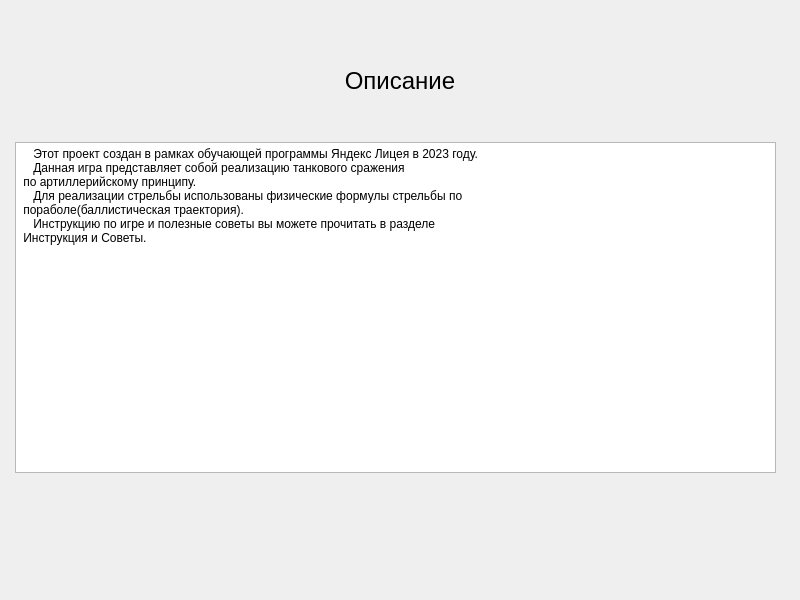
<?xml version="1.0" encoding="UTF-8"?>
<ui version="4.0">
 <class>MainWindow</class>
 <widget class="QMainWindow" name="MainWindow">
  <property name="geometry">
   <rect>
    <x>0</x>
    <y>0</y>
    <width>800</width>
    <height>600</height>
   </rect>
  </property>
  <property name="windowTitle">
   <string>MainWindow</string>
  </property>
  <property name="styleSheet">
   <string notr="true">/*
 * The MIT License (MIT)
 *
 * Copyright (c) &lt;2013-2014&gt; &lt;Colin Duquesnoy&gt;
 *
 * Permission is hereby granted, free of charge, to any person obtaining a copy
 * of this software and associated documentation files (the &quot;Software&quot;), to deal
 * in the Software without restriction, including without limitation the rights
 * to use, copy, modify, merge, publish, distribute, sublicense, and/or sell
 * copies of the Software, and to permit persons to whom the Software is
 * furnished to do so, subject to the following conditions:

 * The above copyright notice and this permission notice shall be included in
 * all copies or substantial portions of the Software.

 * THE SOFTWARE IS PROVIDED &quot;AS IS&quot;, WITHOUT WARRANTY OF ANY KIND, EXPRESS OR
 * IMPLIED, INCLUDING BUT NOT LIMITED TO THE WARRANTIES OF MERCHANTABILITY,
 * FITNESS FOR A PARTICULAR PURPOSE AND NONINFRINGEMENT. IN NO EVENT SHALL THE
 * AUTHORS OR COPYRIGHT HOLDERS BE LIABLE FOR ANY CLAIM, DAMAGES OR OTHER
 * LIABILITY, WHETHER IN AN ACTION OF CONTRACT, TORT OR OTHERWISE, ARISING FROM,
 * OUT OF OR IN CONNECTION WITH THE SOFTWARE OR THE USE OR OTHER DEALINGS IN
 * THE SOFTWARE.
 */
QToolTip
{
    border: 1px solid #76797C;
    background-color: rgb(90, 102, 117);;
    color: white;
    padding: 5px;
    opacity: 200;
}

QWidget
{
    color: #eff0f1;
    background-color: #FFFFFF;
    selection-background-color:#3daee9;
    selection-color: #eff0f1;
    background-clip: border;
    border-image: none;
    border: 0px transparent black;
    outline: 0;
}

QWidget:item:hover
{
    background-color: #3daee9;
    color: #eff0f1;
}

QWidget:item:selected
{
    background-color: #3daee9;
}

QCheckBox
{
    spacing: 5px;
    outline: none;
    color: #eff0f1;
    margin-bottom: 2px;
}

QCheckBox:disabled
{
    color: #76797C;
}

QCheckBox::indicator,
QGroupBox::indicator
{
    width: 18px;
    height: 18px;
}
QGroupBox::indicator
{
    margin-left: 2px;
}

QCheckBox::indicator:unchecked
{
    image: url(:/qss_icons/Dark_rc/checkbox_unchecked.png);
}

QCheckBox::indicator:unchecked:hover,
QCheckBox::indicator:unchecked:focus,
QCheckBox::indicator:unchecked:pressed,
QGroupBox::indicator:unchecked:hover,
QGroupBox::indicator:unchecked:focus,
QGroupBox::indicator:unchecked:pressed
{
  border: none;
    image: url(:/qss_icons/Dark_rc/checkbox_unchecked_focus.png);
}

QCheckBox::indicator:checked
{
    image: url(:/qss_icons/Dark_rc/checkbox_checked.png);
}

QCheckBox::indicator:checked:hover,
QCheckBox::indicator:checked:focus,
QCheckBox::indicator:checked:pressed,
QGroupBox::indicator:checked:hover,
QGroupBox::indicator:checked:focus,
QGroupBox::indicator:checked:pressed
{
  border: none;
    image: url(:/qss_icons/Dark_rc/checkbox_checked_focus.png);
}


QCheckBox::indicator:indeterminate
{
    image: url(:/qss_icons/Dark_rc/checkbox_indeterminate.png);
}

QCheckBox::indicator:indeterminate:focus,
QCheckBox::indicator:indeterminate:hover,
QCheckBox::indicator:indeterminate:pressed
{
    image: url(:/qss_icons/Dark_rc/checkbox_indeterminate_focus.png);
}

QCheckBox::indicator:checked:disabled,
QGroupBox::indicator:checked:disabled
{
    image: url(:/qss_icons/Dark_rc/checkbox_checked_disabled.png);
}

QCheckBox::indicator:unchecked:disabled,
QGroupBox::indicator:unchecked:disabled
{
    image: url(:/qss_icons/Dark_rc/checkbox_unchecked_disabled.png);
}

QRadioButton
{
    spacing: 5px;
    outline: none;
    color: #eff0f1;
    margin-bottom: 2px;
}

QRadioButton:disabled
{
    color: #76797C;
}
QRadioButton::indicator
{
    width: 21px;
    height: 21px;
}

QRadioButton::indicator:unchecked
{
    image: url(:/qss_icons/Dark_rc/radio_unchecked.png);
}


QRadioButton::indicator:unchecked:hover,
QRadioButton::indicator:unchecked:focus,
QRadioButton::indicator:unchecked:pressed
{
    border: none;
    outline: none;
    image: url(:/qss_icons/Dark_rc/radio_unchecked_focus.png);
}

QRadioButton::indicator:checked
{
    border: none;
    outline: none;
    image: url(:/qss_icons/Dark_rc/radio_checked.png);
}

QRadioButton::indicator:checked:hover,
QRadioButton::indicator:checked:focus,
QRadioButton::indicator:checked:pressed
{
    border: none;
    outline: none;
    image: url(:/qss_icons/Dark_rc/radio_checked_focus.png);
}

QRadioButton::indicator:checked:disabled
{
    outline: none;
    image: url(:/qss_icons/Dark_rc/radio_checked_disabled.png);
}

QRadioButton::indicator:unchecked:disabled
{
    image: url(:/qss_icons/Dark_rc/radio_unchecked_disabled.png);
}


QMenuBar
{
    background-color: #31363b;
    color: #eff0f1;
}

QMenuBar::item
{
    background: transparent;
}

QMenuBar::item:selected
{
    background: transparent;
    border: 1px solid #76797C;
}

QMenuBar::item:pressed
{
    border: 1px solid #76797C;
    background-color: #3daee9;
    color: #eff0f1;
    margin-bottom:-1px;
    padding-bottom:1px;
}

QMenu
{
    border: 1px solid #76797C;
    color: #eff0f1;
    margin: 2px;
}

QMenu::icon
{
    margin: 5px;
}

QMenu::item
{
    padding: 5px 30px 5px 30px;
    margin-left: 5px;
    border: 1px solid transparent; /* reserve space for selection border */
}

QMenu::item:selected
{
    color: #eff0f1;
}

QMenu::separator {
    height: 2px;
    background: lightblue;
    margin-left: 10px;
    margin-right: 5px;
}

QMenu::indicator {
    width: 18px;
    height: 18px;
}

/* non-exclusive indicator = check box style indicator
   (see QActionGroup::setExclusive) */
QMenu::indicator:non-exclusive:unchecked {
    image: url(:/qss_icons/Dark_rc/checkbox_unchecked.png);
}

QMenu::indicator:non-exclusive:unchecked:selected {
    image: url(:/qss_icons/Dark_rc/checkbox_unchecked_disabled.png);
}

QMenu::indicator:non-exclusive:checked {
    image: url(:/qss_icons/Dark_rc/checkbox_checked.png);
}

QMenu::indicator:non-exclusive:checked:selected {
    image: url(:/qss_icons/Dark_rc/checkbox_checked_disabled.png);
}

/* exclusive indicator = radio button style indicator (see QActionGroup::setExclusive) */
QMenu::indicator:exclusive:unchecked {
    image: url(:/qss_icons/Dark_rc/radio_unchecked.png);
}

QMenu::indicator:exclusive:unchecked:selected {
    image: url(:/qss_icons/Dark_rc/radio_unchecked_disabled.png);
}

QMenu::indicator:exclusive:checked {
    image: url(:/qss_icons/Dark_rc/radio_checked.png);
}

QMenu::indicator:exclusive:checked:selected {
    image: url(:/qss_icons/Dark_rc/radio_checked_disabled.png);
}

QMenu::right-arrow {
    margin: 5px;
    image: url(:/qss_icons/Dark_rc/right_arrow.png)
}


QWidget:disabled
{
    color: #454545;
    background-color: #31363b;
}

QAbstractItemView
{
    alternate-background-color: #31363b;
    color: #eff0f1;
    border: 1px solid 3A3939;
    border-radius: 2px;
}

QWidget:focus, QMenuBar:focus
{
    border: 1px solid #3daee9;
}
QWidget
{
	background-color: rgb(96, 106, 116);
}

QTabWidget:focus, QCheckBox:focus, QRadioButton:focus, QSlider:focus
{
    border: none;
}

QLineEdit
{
    background-color: #232629;
    padding: 5px;
    border-style: solid;
    border: 1px solid #76797C;
    border-radius: 2px;
    color: #eff0f1;
}

QGroupBox {
    border:1px solid #76797C;
    border-radius: 2px;
    margin-top: 20px;
}

QGroupBox::title {
    subcontrol-origin: margin;
    subcontrol-position: top center;
    padding-left: 10px;
    padding-right: 10px;
    padding-top: 10px;
}

QAbstractScrollArea
{
    border-radius: 2px;
    border: 1px solid #76797C;
    background-color: transparent;
}

QScrollBar:horizontal
{
    height: 15px;
    margin: 3px 15px 3px 15px;
    border: 1px transparent #2A2929;
    border-radius: 4px;
    background-color: #2A2929;
}

QScrollBar::handle:horizontal
{
    background-color: #605F5F;
    min-width: 5px;
    border-radius: 4px;
}

QScrollBar::add-line:horizontal
{
    margin: 0px 3px 0px 3px;
    border-image: url(:/qss_icons/Dark_rc/right_arrow_disabled.png);
    width: 10px;
    height: 10px;
    subcontrol-position: right;
    subcontrol-origin: margin;
}

QScrollBar::sub-line:horizontal
{
    margin: 0px 3px 0px 3px;
    border-image: url(:/qss_icons/Dark_rc/left_arrow_disabled.png);
    height: 10px;
    width: 10px;
    subcontrol-position: left;
    subcontrol-origin: margin;
}

QScrollBar::add-line:horizontal:hover,QScrollBar::add-line:horizontal:on
{
    border-image: url(:/qss_icons/Dark_rc/right_arrow.png);
    height: 10px;
    width: 10px;
    subcontrol-position: right;
    subcontrol-origin: margin;
}


QScrollBar::sub-line:horizontal:hover, QScrollBar::sub-line:horizontal:on
{
    border-image: url(:/qss_icons/Dark_rc/left_arrow.png);
    height: 10px;
    width: 10px;
    subcontrol-position: left;
    subcontrol-origin: margin;
}

QScrollBar::up-arrow:horizontal, QScrollBar::down-arrow:horizontal
{
    background: none;
}


QScrollBar::add-page:horizontal, QScrollBar::sub-page:horizontal
{
    background: none;
}

QScrollBar:vertical
{
    background-color: #2A2929;
    width: 15px;
    margin: 15px 3px 15px 3px;
    border: 1px transparent #2A2929;
    border-radius: 4px;
}

QScrollBar::handle:vertical
{
    background-color: #605F5F;
    min-height: 5px;
    border-radius: 4px;
}

QScrollBar::sub-line:vertical
{
    margin: 3px 0px 3px 0px;
    border-image: url(:/qss_icons/Dark_rc/up_arrow_disabled.png);
    height: 10px;
    width: 10px;
    subcontrol-position: top;
    subcontrol-origin: margin;
}

QScrollBar::add-line:vertical
{
    margin: 3px 0px 3px 0px;
    border-image: url(:/qss_icons/Dark_rc/down_arrow_disabled.png);
    height: 10px;
    width: 10px;
    subcontrol-position: bottom;
    subcontrol-origin: margin;
}

QScrollBar::sub-line:vertical:hover,QScrollBar::sub-line:vertical:on
{

    border-image: url(:/qss_icons/Dark_rc/up_arrow.png);
    height: 10px;
    width: 10px;
    subcontrol-position: top;
    subcontrol-origin: margin;
}


QScrollBar::add-line:vertical:hover, QScrollBar::add-line:vertical:on
{
    border-image: url(:/qss_icons/Dark_rc/down_arrow.png);
    height: 10px;
    width: 10px;
    subcontrol-position: bottom;
    subcontrol-origin: margin;
}

QScrollBar::up-arrow:vertical, QScrollBar::down-arrow:vertical
{
    background: none;
}


QScrollBar::add-page:vertical, QScrollBar::sub-page:vertical
{
    background: none;
}

QTextEdit
{
    background-color: #232629;
    color: #eff0f1;
    border: 1px solid #76797C;
}

QPlainTextEdit
{
    background-color: #232629;;
    color: #eff0f1;
    border-radius: 2px;
    border: 1px solid #76797C;
}

QHeaderView::section
{
    background-color: #76797C;
    color: #eff0f1;
    padding: 5px;
    border: 1px solid #76797C;
}

QSizeGrip {
    image: url(:/qss_icons/Dark_rc/sizegrip.png);
    width: 12px;
    height: 12px;
}


QMainWindow::separator
{
    background-color: #31363b;
    color: white;
    padding-left: 4px;
    spacing: 2px;
    border: 1px dashed #76797C;
}

QMainWindow::separator:hover
{

    background-color: #white;
    color: white;
    padding-left: 4px;
    border: 1px solid #76797C;
    spacing: 2px;
}


QMenu::separator
{
    height: 1px;
    background-color: #76797C;
    color: white;
    padding-left: 4px;
    margin-left: 10px;
    margin-right: 5px;
}


QFrame
{
    border-radius: 2px;
    border: 1px solid #76797C;
}

QFrame[frameShape=&quot;0&quot;]
{
    border-radius: 2px;
    border: 1px transparent #76797C;
}

QStackedWidget
{
    border: 1px transparent black;
}

QToolBar {
    border: 1px transparent #393838;
    background: 1px solid #31363b;
    font-weight: bold;
}

QToolBar::handle:horizontal {
    image: url(:/qss_icons/Dark_rc/Hmovetoolbar.png);
}
QToolBar::handle:vertical {
    image: url(:/qss_icons/Dark_rc/Vmovetoolbar.png);
}
QToolBar::separator:horizontal {
    image: url(:/qss_icons/Dark_rc/Hsepartoolbar.png);
}
QToolBar::separator:vertical {
    image: url(:/qss_icons/Dark_rc/Vsepartoolbar.png);
}
QToolButton#qt_toolbar_ext_button {
    background: #58595a
}

QPushButton
{
    color: #eff0f1;
    background-color: #31363b;
    border-width: 1px;
    border-color: #76797C;
    border-style: solid;
    padding: 5px;
    border-radius: 2px;
    outline: none;
}

QPushButton:disabled
{
    background-color: #31363b;
    border-width: 1px;
    border-color: #454545;
    border-style: solid;
    padding-top: 5px;
    padding-bottom: 5px;
    padding-left: 10px;
    padding-right: 10px;
    border-radius: 2px;
    color: #454545;
}


QPushButton:pressed
{
    background-color: #3daee9;
    padding-top: -15px;
    padding-bottom: -17px;
}
QComboBox
{
    selection-background-color: #3daee9;
    border-style: solid;
    border: 1px solid #76797C;
    border-radius: 2px;
    padding: 5px;
    min-width: 75px;
}

QPushButton:checked{
    background-color: #76797C;
    border-color: #6A6969;
}

QComboBox:hover,QPushButton:hover,QAbstractSpinBox:hover,QLineEdit:hover,QTextEdit:hover,QPlainTextEdit:hover,QAbstractView:hover,QTreeView:hover
{
    border: 1px solid #3daee9;
    color: #eff0f1;
}

QComboBox:on
{
    padding-top: 3px;
    padding-left: 4px;
    selection-background-color: #4a4a4a;
}

QComboBox QAbstractItemView
{
    background-color: #232629;
    border-radius: 2px;
    border: 1px solid #76797C;
    selection-background-color: #3daee9;
}

QComboBox::drop-down
{
    subcontrol-origin: padding;
    subcontrol-position: top right;
    width: 15px;

    border-left-width: 0px;
    border-left-color: darkgray;
    border-left-style: solid;
    border-top-right-radius: 3px;
    border-bottom-right-radius: 3px;
}

QComboBox::down-arrow
{
    image: url(:/qss_icons/Dark_rc/down_arrow_disabled.png);
}

QComboBox::down-arrow:on, QComboBox::down-arrow:hover,
QComboBox::down-arrow:focus
{
    image: url(:/qss_icons/Dark_rc/down_arrow.png);
}

QAbstractSpinBox {
    padding: 5px;
    border: 1px solid #76797C;
    background-color: #232629;
    color: #eff0f1;
    border-radius: 2px;
    min-width: 75px;
}

QAbstractSpinBox:up-button
{
    background-color: transparent;
    subcontrol-origin: border;
    subcontrol-position: center right;
}

QAbstractSpinBox:down-button
{
    background-color: transparent;
    subcontrol-origin: border;
    subcontrol-position: center left;
}

QAbstractSpinBox::up-arrow,QAbstractSpinBox::up-arrow:disabled,QAbstractSpinBox::up-arrow:off {
    image: url(:/qss_icons/Dark_rc/up_arrow_disabled.png);
    width: 10px;
    height: 10px;
}
QAbstractSpinBox::up-arrow:hover
{
    image: url(:/qss_icons/Dark_rc/up_arrow.png);
}


QAbstractSpinBox::down-arrow,QAbstractSpinBox::down-arrow:disabled,QAbstractSpinBox::down-arrow:off
{
    image: url(:/qss_icons/Dark_rc/down_arrow_disabled.png);
    width: 10px;
    height: 10px;
}
QAbstractSpinBox::down-arrow:hover
{
    image: url(:/qss_icons/Dark_rc/down_arrow.png);
}
QMenuWidget
{
	background-color: #31363b;
	color: #31363b;

}

QLabel
{
    border: 0px solid black;
}

QTabWidget{
    border: 0px transparent black;
}

QTabWidget::pane {
    border: 1px solid #76797C;
    padding: 5px;
    margin: 0px;
}

QTabBar
{
    qproperty-drawBase: 0;
    left: 5px; /* move to the right by 5px */
    border-radius: 3px;
}

QTabBar:focus
{
    border: 0px transparent black;
}

QTabBar::close-button  {
    image: url(:/qss_icons/Dark_rc/close.png);
    background: transparent;
}

QTabBar::close-button:hover
{
    image: url(:/qss_icons/Dark_rc/close-hover.png);
    background: transparent;
}

QTabBar::close-button:pressed {
    image: url(:/qss_icons/Dark_rc/close-pressed.png);
    background: transparent;
}

/* TOP TABS */
QTabBar::tab:top {
    color: #eff0f1;
    border: 1px solid #76797C;
    border-bottom: 1px transparent black;
    background-color: #31363b;
    padding: 5px;
    min-width: 50px;
    border-top-left-radius: 2px;
    border-top-right-radius: 2px;
}

QTabBar::tab:top:!selected
{
    color: #eff0f1;
    background-color: #54575B;
    border: 1px solid #76797C;
    border-bottom: 1px transparent black;
    border-top-left-radius: 2px;
    border-top-right-radius: 2px;    
}

QTabBar::tab:top:!selected:hover {
    background-color: #3daee9;
}

/* BOTTOM TABS */
QTabBar::tab:bottom {
    color: #eff0f1;
    border: 1px solid #76797C;
    border-top: 1px transparent black;
    background-color: #31363b;
    padding: 5px;
    border-bottom-left-radius: 2px;
    border-bottom-right-radius: 2px;
    min-width: 50px;
}

QTabBar::tab:bottom:!selected
{
    color: #eff0f1;
    background-color: #54575B;
    border: 1px solid #76797C;
    border-top: 1px transparent black;
    border-bottom-left-radius: 2px;
    border-bottom-right-radius: 2px;
}

QTabBar::tab:bottom:!selected:hover {
    background-color: #3daee9;
}

/* LEFT TABS */
QTabBar::tab:left {
    color: #eff0f1;
    border: 1px solid #76797C;
    border-left: 1px transparent black;
    background-color: #31363b;
    padding: 5px;
    border-top-right-radius: 2px;
    border-bottom-right-radius: 2px;
    min-height: 50px;
}

QTabBar::tab:left:!selected
{
    color: #eff0f1;
    background-color: #54575B;
    border: 1px solid #76797C;
    border-left: 1px transparent black;
    border-top-right-radius: 2px;
    border-bottom-right-radius: 2px;
}

QTabBar::tab:left:!selected:hover {
    background-color: #3daee9;
}


/* RIGHT TABS */
QTabBar::tab:right {
    color: #eff0f1;
    border: 1px solid #76797C;
    border-right: 1px transparent black;
    background-color: #31363b;
    padding: 5px;
    border-top-left-radius: 2px;
    border-bottom-left-radius: 2px;
    min-height: 50px;
}

QTabBar::tab:right:!selected
{
    color: #eff0f1;
    background-color: #54575B;
    border: 1px solid #76797C;
    border-right: 1px transparent black;
    border-top-left-radius: 2px;
    border-bottom-left-radius: 2px;
}

QTabBar::tab:right:!selected:hover {
    background-color: #3daee9;
}

QTabBar QToolButton::right-arrow:enabled {
     image: url(:/qss_icons/Dark_rc/right_arrow.png);
 }

 QTabBar QToolButton::left-arrow:enabled {
     image: url(:/qss_icons/Dark_rc/left_arrow.png);
 }

QTabBar QToolButton::right-arrow:disabled {
     image: url(:/qss_icons/Dark_rc/right_arrow_disabled.png);
 }

 QTabBar QToolButton::left-arrow:disabled {
     image: url(:/qss_icons/Dark_rc/left_arrow_disabled.png);
 }


QDockWidget {
    background: #31363b;
    border: 1px solid #403F3F;
    titlebar-close-icon: url(:/qss_icons/Dark_rc/close.png);
    titlebar-normal-icon: url(:/qss_icons/Dark_rc/undock.png);
}

QDockWidget::close-button, QDockWidget::float-button {
    border: 1px solid transparent;
    border-radius: 2px;
    background: transparent;
}

QDockWidget::close-button:hover, QDockWidget::float-button:hover {
    background: rgba(255, 255, 255, 10);
}

QDockWidget::close-button:pressed, QDockWidget::float-button:pressed {
    padding: 1px -1px -1px 1px;
    background: rgba(255, 255, 255, 10);
}

QTreeView, QListView
{
    border: 1px solid #76797C;
    background-color: #232629;
}

QTreeView:branch:selected, QTreeView:branch:hover
{
    background: url(:/qss_icons/Dark_rc/transparent.png);
}

QTreeView::branch:has-siblings:!adjoins-item {
    border-image: url(:/qss_icons/Dark_rc/transparent.png);
}

QTreeView::branch:has-siblings:adjoins-item {
    border-image: url(:/qss_icons/Dark_rc/transparent.png);
}

QTreeView::branch:!has-children:!has-siblings:adjoins-item {
    border-image: url(:/qss_icons/Dark_rc/transparent.png);
}

QTreeView::branch:has-children:!has-siblings:closed,
QTreeView::branch:closed:has-children:has-siblings {
    image: url(:/qss_icons/Dark_rc/branch_closed.png);
}

QTreeView::branch:open:has-children:!has-siblings,
QTreeView::branch:open:has-children:has-siblings  {
    image: url(:/qss_icons/Dark_rc/branch_open.png);
}

QTreeView::branch:has-children:!has-siblings:closed:hover,
QTreeView::branch:closed:has-children:has-siblings:hover {
    image: url(:/qss_icons/Dark_rc/branch_closed-on.png);
    }

QTreeView::branch:open:has-children:!has-siblings:hover,
QTreeView::branch:open:has-children:has-siblings:hover  {
    image: url(:/qss_icons/Dark_rc/branch_open-on.png);
    }

QListView::item:!selected:hover, QTreeView::item:!selected:hover  {
    background: rgba(167,218,245, 0.3);
    outline: 0;
    color: #eff0f1
}

QListView::item:selected:hover, QTreeView::item:selected:hover  {
    background: #3daee9;
    color: #eff0f1;
}

QSlider::groove:horizontal {
    border: 1px solid #565a5e;
    height: 4px;
    background: #565a5e;
    margin: 0px;
    border-radius: 2px;
}

QSlider::handle:horizontal {
    background: #232629;
    border: 1px solid #565a5e;
    width: 16px;
    height: 16px;
    margin: -8px 0;
    border-radius: 9px;
}

QSlider::groove:vertical {
    border: 1px solid #565a5e;
    width: 4px;
    background: #565a5e;
    margin: 0px;
    border-radius: 3px;
}

QSlider::handle:vertical {
    background: #232629;
    border: 1px solid #565a5e;
    width: 16px;
    height: 16px;
    margin: 0 -8px;
    border-radius: 9px;
}

QToolButton {
    background-color: transparent;
    border: 1px transparent #76797C;
    border-radius: 2px;
    margin: 3px;
    padding: 5px;
}

QToolButton[popupMode=&quot;1&quot;] { /* only for MenuButtonPopup */
 padding-right: 20px; /* make way for the popup button */
 border: 1px #76797C;
 border-radius: 5px;
}

QToolButton[popupMode=&quot;2&quot;] { /* only for InstantPopup */
 padding-right: 10px; /* make way for the popup button */
 border: 1px #76797C;
}


QToolButton:hover, QToolButton::menu-button:hover {
    background-color: transparent;
    border: 1px solid #3daee9;
    padding: 5px;
}

QToolButton:checked, QToolButton:pressed,
        QToolButton::menu-button:pressed {
    background-color: #3daee9;
    border: 1px solid #3daee9;
    padding: 5px;
}

/* the subcontrol below is used only in the InstantPopup or DelayedPopup mode */
QToolButton::menu-indicator {
    image: url(:/qss_icons/Dark_rc/down_arrow.png);
    top: -7px; left: -2px; /* shift it a bit */
}

/* the subcontrols below are used only in the MenuButtonPopup mode */
QToolButton::menu-button {
    border: 1px transparent #76797C;
    border-top-right-radius: 6px;
    border-bottom-right-radius: 6px;
    /* 16px width + 4px for border = 20px allocated above */
    width: 16px;
    outline: none;
}

QToolButton::menu-arrow {
    image: url(:/qss_icons/Dark_rc/down_arrow.png);
}

QToolButton::menu-arrow:open {
    border: 1px solid #76797C;
}

QPushButton::menu-indicator  {
    subcontrol-origin: padding;
    subcontrol-position: bottom right;
    left: 8px;
}

QTableView
{
    border: 1px solid #76797C;
    gridline-color: #31363b;
    background-color: #232629;
}


QTableView, QHeaderView
{
    border-radius: 0px;
}

QTableView::item:pressed, QListView::item:pressed, QTreeView::item:pressed  {
    background: #3daee9;
    color: #eff0f1;
}

QTableView::item:selected:active, QTreeView::item:selected:active, QListView::item:selected:active  {
    background: #3daee9;
    color: #eff0f1;
}


QHeaderView
{
    background-color: #31363b;
    border: 1px transparent;
    border-radius: 0px;
    margin: 0px;
    padding: 0px;

}

QHeaderView::section  {
    background-color: #31363b;
    color: #eff0f1;
    padding: 5px;
    border: 1px solid #76797C;
    border-radius: 0px;
    text-align: center;
}

QHeaderView::section::vertical::first, QHeaderView::section::vertical::only-one
{
    border-top: 1px solid #76797C;
}

QHeaderView::section::vertical
{
    border-top: transparent;
}

QHeaderView::section::horizontal::first, QHeaderView::section::horizontal::only-one
{
    border-left: 1px solid #76797C;
}

QHeaderView::section::horizontal
{
    border-left: transparent;
}


QHeaderView::section:checked
 {
    color: white;
    background-color: #334e5e;
 }

 /* style the sort indicator */
QHeaderView::down-arrow {
    image: url(:/qss_icons/Dark_rc/down_arrow.png);
}

QHeaderView::up-arrow {
    image: url(:/qss_icons/Dark_rc/up_arrow.png);
}


QTableCornerButton::section {
    background-color: #31363b;
    border: 1px transparent #76797C;
    border-radius: 0px;
}

QToolBox  {
    padding: 5px;
    border: 1px transparent black;
}

QToolBox::tab {
    color: #eff0f1;
    background-color: #31363b;
    border: 1px solid #76797C;
    border-bottom: 1px transparent #31363b;
    border-top-left-radius: 5px;
    border-top-right-radius: 5px;
}

QToolBox::tab:selected { /* italicize selected tabs */
    font: italic;
    background-color: #31363b;
    border-color: #3daee9;
 }

QStatusBar::item {
    border: 0px transparent dark;
 }


QFrame[height=&quot;3&quot;], QFrame[width=&quot;3&quot;] {
    background-color: #76797C;
}


QSplitter::handle {
    border: 1px dashed #76797C;
}

QSplitter::handle:hover {
    background-color: #787876;
    border: 1px solid #76797C;
}

QSplitter::handle:horizontal {
    width: 1px;
}

QSplitter::handle:vertical {
    height: 1px;
}

QProgressBar {
    border: 1px solid #76797C;
    border-radius: 5px;
    text-align: center;
}

QProgressBar::chunk {
    background-color: #05B8CC;
}

QDateEdit
{
    selection-background-color: #3daee9;
    border-style: solid;
    border: 1px solid #3375A3;
    border-radius: 2px;
    padding: 1px;
    min-width: 75px;
}

QDateEdit:on
{
    padding-top: 3px;
    padding-left: 4px;
    selection-background-color: #4a4a4a;
}

QDateEdit QAbstractItemView
{
    background-color: #232629;
    border-radius: 2px;
    border: 1px solid #3375A3;
    selection-background-color: #3daee9;
}

QDateEdit::drop-down
{
    subcontrol-origin: padding;
    subcontrol-position: top right;
    width: 15px;
    border-left-width: 0px;
    border-left-color: darkgray;
    border-left-style: solid;
    border-top-right-radius: 3px;
    border-bottom-right-radius: 3px;
}

QDateEdit::down-arrow
{
    image: url(:/qss_icons/Dark_rc/down_arrow_disabled.png);
}

QDateEdit::down-arrow:on, QDateEdit::down-arrow:hover,
QDateEdit::down-arrow:focus
{
    image: url(:/qss_icons/Dark_rc/down_arrow.png);
}</string>
  </property>
  <widget class="QWidget" name="centralwidget">
   <widget class="QLabel" name="label">
    <property name="geometry">
     <rect>
      <x>0</x>
      <y>50</y>
      <width>800</width>
      <height>61</height>
     </rect>
    </property>
    <property name="font">
     <font>
      <family>Segoe UI</family>
      <pointsize>18</pointsize>
     </font>
    </property>
    <property name="text">
     <string>Описание</string>
    </property>
    <property name="textFormat">
     <enum>Qt::AutoText</enum>
    </property>
    <property name="alignment">
     <set>Qt::AlignCenter</set>
    </property>
   </widget>
   <widget class="QPlainTextEdit" name="text">
    <property name="geometry">
     <rect>
      <x>15</x>
      <y>142</y>
      <width>761</width>
      <height>331</height>
     </rect>
    </property>
    <property name="focusPolicy">
     <enum>Qt::NoFocus</enum>
    </property>
    <property name="layoutDirection">
     <enum>Qt::LeftToRight</enum>
    </property>
    <property name="lineWrapMode">
     <enum>QPlainTextEdit::NoWrap</enum>
    </property>
    <property name="readOnly">
     <bool>true</bool>
    </property>
    <property name="plainText">
     <string>    Этот проект создан в рамках обучающей программы Яндекс Лицея в 2023 году.
    Данная игра представляет собой реализацию танкового сражения 
 по артиллерийскому принципу. 
    Для реализации стрельбы использованы физические формулы стрельбы по
 пораболе(баллистическая траектория). 
    Инструкцию по игре и полезные советы вы можете прочитать в разделе 
 Инструкция и Советы.</string>
    </property>
   </widget>
  </widget>
 </widget>
 <resources/>
 <connections/>
</ui>
